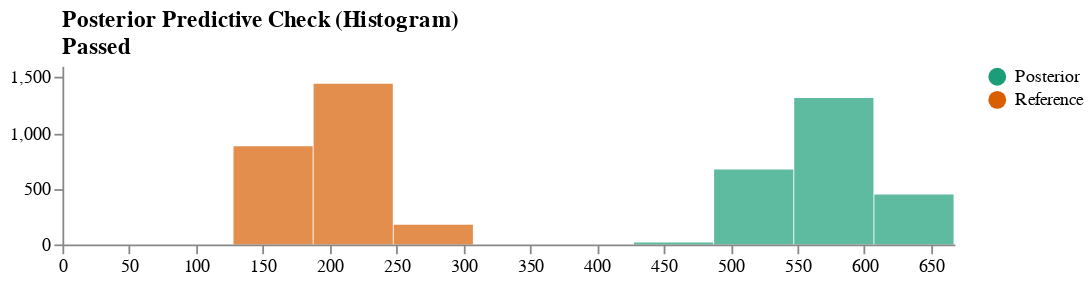

This figure's notebook cell:
### Code cell
result, schema = checks.posterior_predictive(r30, i30, tests=[checks.JS(1)])
vega.ipy_display(schema)

### Figure 1 — Vega specification as saved in the notebook (floating-point values rounded to 4 significant figures)
{"$schema": "https://vega.github.io/schema/vega/v5.json", "axes": [{"orient": "bottom", "scale": "xscale", "zindex": 1}, {"orient": "left", "scale": "yscale", "tickCount": 5, "zindex": 1}], "data": [{"name": "binned", "values": [{"bin0": 68.05, "bin1": 128.0, "count": 0, "label": "Posterior"}, {"bin0": 128.0, "bin1": 188.0, "count": 0, "label": "Posterior"}, {"bin0": 188.0, "bin1": 247.9, "count": 0, "label": "Posterior"}, {"bin0": 247.9, "bin1": 307.8, "count": 0, "label": "Posterior"}, {"bin0": 307.8, "bin1": 367.8, "count": 0, "label": "Posterior"}, {"bin0": 367.8, "bin1": 427.7, "count": 0, "label": "Posterior"}, {"bin0": 427.7, "bin1": 487.7, "count": 23, "label": "Posterior"}, {"bin0": 487.7, "bin1": 547.6, "count": 672, "label": "Posterior"}, {"bin0": 547.6, "bin1": 607.6, "count": 1317, "label": "Posterior"}, {"bin0": 607.6, "bin1": 667.5, "count": 455, "label": "Posterior"}, {"bin0": 68.05, "bin1": 128.0, "count": 0, "label": "Reference"}, {"bin0": 128.0, "bin1": 188.0, "count": 876, "label": "Reference"}, {"bin0": 188.0, "bin1": 247.9, "count": 1446, "label": "Reference"}, {"bin0": 247.9, "bin1": 307.8, "count": 176, "label": "Reference"}, {"bin0": 307.8, "bin1": 367.8, "count": 2, "label": "Reference"}]}, {"name": "xref", "values": []}, {"name": "yref", "values": []}, {"name": "_ranges", "source": ["binned"], "transform": [{"as": ["min", "max"], "fields": ["bin0", "bin1"], "ops": ["min", "max"], "type": "aggregate"}]}], "description": "Histogram for visualizing a univariate distribution using static bins.", "height": 100, "legends": [{"fill": "color"}], "marks": [{"encode": {"hover": {"fill": {"value": "firebrick"}}, "update": {"fill": {"field": "label", "scale": "color"}, "opacity": {"value": 0.7}, "tooltip": {"field": "count"}, "x": {"field": "bin0", "scale": "xscale"}, "x2": {"field": "bin1", "offset": -0.5, "scale": "xscale"}, "y": {"field": "count", "scale": "yscale"}, "y2": {"scale": "yscale", "value": 0}}}, "from": {"data": "binned"}, "name": "bins", "type": "rect"}, {"clip": true, "encode": {"enter": {"stroke": {"value": "red"}}, "update": {"opacity": {"value": 1}, "x": {"field": "value", "scale": "xscale"}, "y": {"signal": "height"}, "y2": {"value": 0}}}, "from": {"data": "xref"}, "name": "x_highlights", "type": "rule"}, {"clip": true, "encode": {"enter": {"stroke": {"value": "red"}}, "update": {"opacity": {"value": 1}, "x": {"signal": "width"}, "x2": {"value": 0}, "y": {"field": "count", "scale": "yscale"}}}, "from": {"data": "yref"}, "name": "y_highlights", "type": "rule"}], "padding": 5, "scales": [{"domain": {"data": "_ranges", "fields": ["min", "max"]}, "name": "xscale", "range": "width", "type": "linear"}, {"domain": {"data": "binned", "field": "count"}, "name": "yscale", "nice": true, "range": "height", "round": true, "type": "linear", "zero": true}, {"domain": {"data": "binned", "field": "label"}, "name": "color", "range": {"scheme": "dark2"}, "type": "ordinal"}], "title": {"anchor": "start", "frame": "group", "orient": "top", "text": ["Posterior Predictive Check (Histogram)", "Passed"]}, "width": 500}
